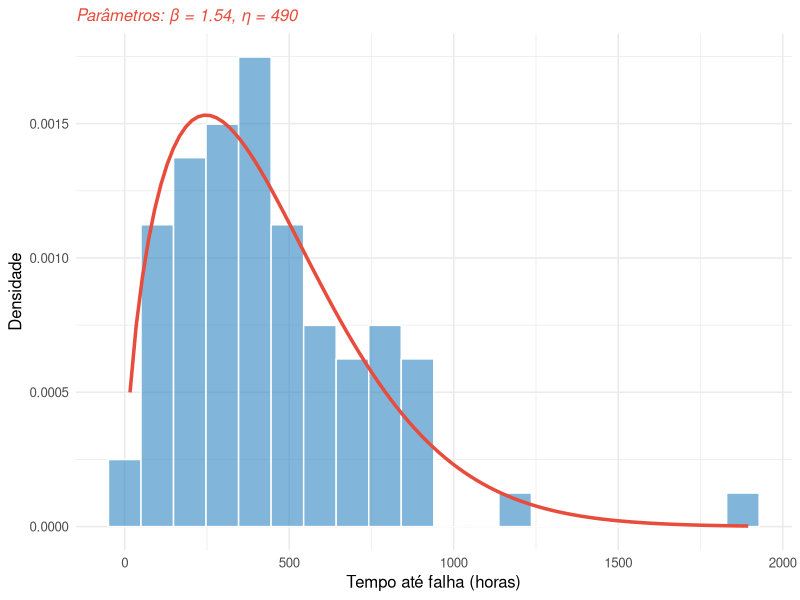

Write the R code that produced this figure.
## ---- chunk 1
#| label: fig-weibull
#| fig-cap: "Distribuição Weibull ajustada aos tempos de falha de equipamentos"
#| echo: false
#| warning: false
#| message: false

library(ggplot2)
library(dplyr)
library(fitdistrplus)

# Carregar dados de falhas
set.seed(123)
data <- tibble(
  tempo_ate_falha = rweibull(100, shape = 1.5, scale = 500),
  censura = sample(0:1, 100, replace = TRUE, prob = c(0.8, 0.2)),
  ativo = sample(c("Caminhao_01", "Escavadeira_02", "Britador_03"), 100, replace = TRUE)
)

# Filtrar apenas falhas completas (não censuradas)
falhas <- data %>%
  filter(censura == 0) %>%
  pull(tempo_ate_falha)

# Ajustar distribuição Weibull
fit_weibull <- fitdist(falhas, "weibull")
shape_est <- fit_weibull$estimate["shape"]
scale_est <- fit_weibull$estimate["scale"]

# Criar dataframe para plot
df <- tibble(tempo = falhas)

# Histograma com curva Weibull ajustada
ggplot(df, aes(x = tempo)) +
  geom_histogram(aes(y = after_stat(density)), bins = 20,
                 fill = "#2E86C1", alpha = 0.6, color = "white") +
  stat_function(fun = dweibull,
                args = list(shape = shape_est, scale = scale_est),
                color = "#E74C3C", linewidth = 1.2) +
  labs(x = "Tempo até falha (horas)",
       y = "Densidade",
       subtitle = sprintf("Parâmetros: β = %.2f, η = %.0f", shape_est, scale_est)) +
  theme_minimal(base_size = 12) +
  theme(plot.subtitle = element_text(color = "#E74C3C", face = "italic"))
## ---- chunk 2
#| label: tbl-mtbf
#| tbl-cap: "Cálculo de MTBF por tipo de equipamento"
#| echo: false
#| warning: false
#| message: false

library(dplyr)

# Carregar dados
set.seed(123)
data <- tibble(
    tempo_ate_falha = rweibull(100, shape = 1.5, scale = 500),
    censura = sample(0:1, 100, replace = TRUE, prob = c(0.8, 0.2)),
    ativo = sample(c("Caminhao_01", "Escavadeira_02", "Britador_03"), 100, replace = TRUE)
)

# Calcular MTBF por ativo (apenas falhas completas)
mtbf_summary <- data %>%
    filter(censura == 0) %>%
    mutate(tipo = sub("_.*", "", ativo)) %>%
    group_by(tipo) %>%
    summarise(
        n_falhas = n(),
        tempo_total = sum(tempo_ate_falha),
        mtbf = round(tempo_total / n_falhas, 1),
        .groups = "drop"
    )

mtbf_summary %>%
    dplyr::select(tipo, n_falhas, mtbf) %>%
    knitr::kable(
        format = "html",
        col.names = c("Tipo de Equipamento", "Nº de Falhas", "MTBF (horas)"),
        align = c("l", "c", "c")
    )
